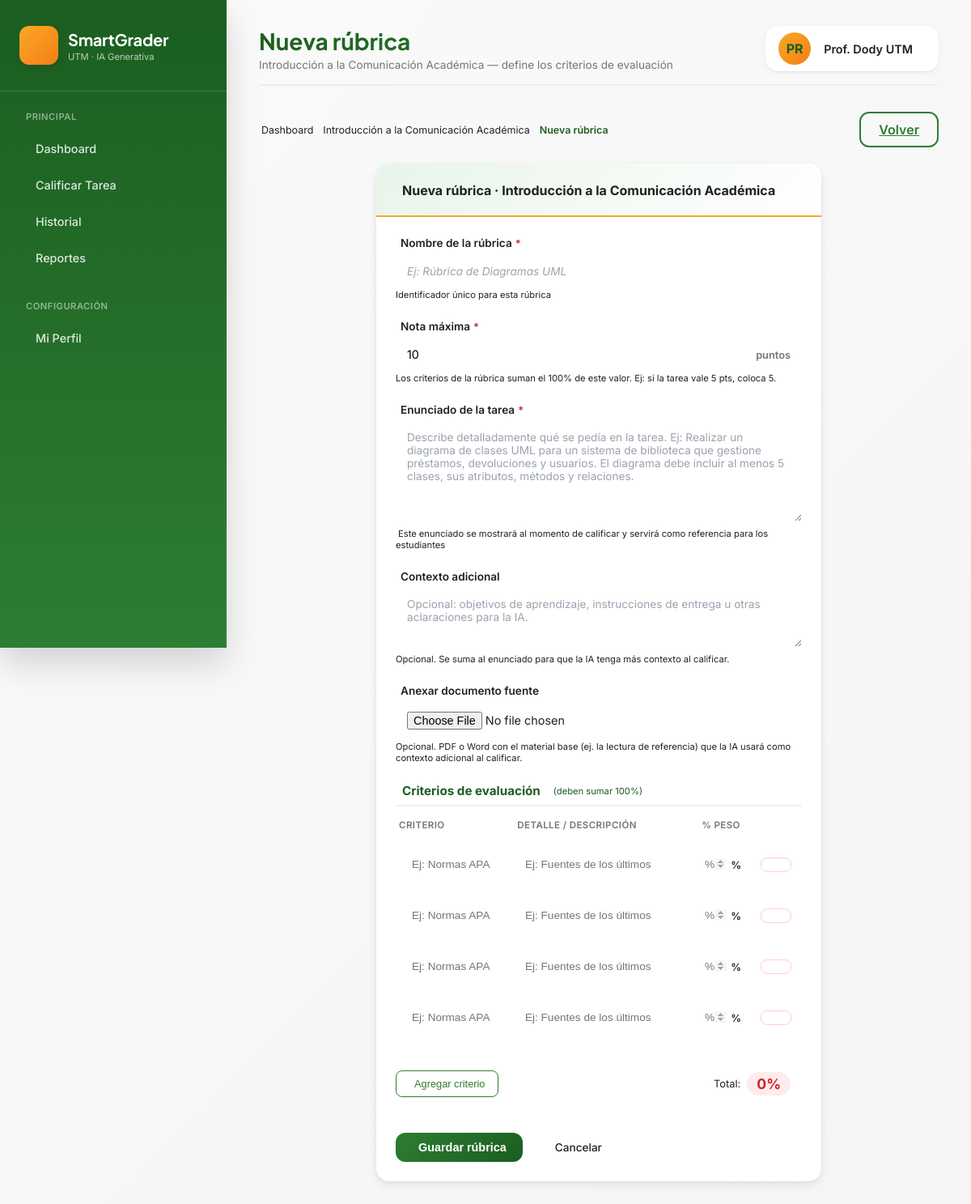
The page /materias/3/rubricas/nueva (signed in) on the database its author committed.
### app/models.py (models this page shows, shortened)
class Materia(db.Model):
    __tablename__ = 'materia'
    id          = db.Column(db.Integer, primary_key=True)
    profesor_id = db.Column(db.Integer, db.ForeignKey('usuario.id'), nullable=False)
    nombre      = db.Column(db.String(120), nullable=False)
    codigo      = db.Column(db.String(20))
    periodo     = db.Column(db.String(20))
    rubricas    = db.relationship('Rubrica', backref='materia', lazy=True)
    tareas      = db.relationship('Tarea', backref='materia', lazy=True)

class Usuario(UserMixin, db.Model):
    __tablename__ = 'usuario'
    id            = db.Column(db.Integer, primary_key=True)
    nombre        = db.Column(db.String(120), nullable=False)
    correo        = db.Column(db.String(120), unique=True, nullable=False)
    password_hash = db.Column(db.String(256), nullable=False)
    rol           = db.Column(db.String(20), default='profesor')
    creado_en     = db.Column(db.DateTime, default=datetime.utcnow)
    materias      = db.relationship('Materia', backref='profesor', lazy=True)

### app/routes/materias.py (the view, shortened to what this page needs)
@materias_bp.route('/materias/<int:materia_id>/rubricas/nueva', methods=['GET', 'POST'])
@login_required
def nueva_rubrica(materia_id):
    materia = Materia.query.get_or_404(materia_id)
    return render_template('materias/nueva_rubrica.html', materia=materia)

### app/models.py (called while the page is built)
@login_manager.user_loader
def load_user(user_id):
    return Usuario.query.get(int(user_id))

### app/templates/materias/nueva_rubrica.html (shortened to what this page needs)
{% extends "base.html" %}
{% block page_title %}Nueva rúbrica{% endblock %}
{% block page_subtitle %}{{ materia.nombre }} — define los criterios de evaluación{% endblock %}
{% block content %}
<div style="display:flex; align-items:center; justify-content:space-between; margin-bottom:1.25rem; flex-wrap:wrap; gap:0.75rem;">
  <div style="display:flex; align-items:center; gap:6px; font-size:0.78rem; flex-wrap:wrap;">
    <a href="{{ url_for('dashboard.index') }}" style="color:var(--gray-500); text-decoration:none; display:flex; align-items:center; gap:3px;">
       Dashboard
    </a>
    <a href="{{ url_for('materias.rubricas', materia_id=materia.id) }}" style="color:var(--gray-500); text-decoration:none;">{{ materia.nombre }}</a>
    <span style="color:var(--primary-dark); font-weight:600;">Nueva rúbrica</span>
  </div>
  <a href="{{ url_for('materias.rubricas', materia_id=materia.id) }}" class="btn-outline-custom">
     Volver
  </a>
</div>
<div class="form-container">
  <div class="card-premium form-card">
    <div class="card-header-premium">
      <strong>Nueva rúbrica · {{ materia.nombre }}</strong>
    </div>
    <div class="card-body-premium">
      <form method="POST" enctype="multipart/form-data">
        <div class="form-group-modern">
          <label>
            Nombre de la rúbrica <span class="required">*</span>
          </label>
          <input type="text" name="nombre" placeholder="Ej: Rúbrica de Diagramas UML" required>
          <small class="form-hint">Identificador único para esta rúbrica</small>
        </div>
        <div class="form-group-modern">
          <label>
            Nota máxima <span class="required">*</span>
          </label>
          <div style="position: relative;">
            <input type="number" name="nota_maxima" value="10" min="0.5" max="100" step="0.5" required
                   style="padding-right: 60px;">
            <span style="position:absolute; right:14px; top:50%; transform:translateY(-50%);
                         font-size:0.8rem; font-weight:600; color:var(--gray-600); pointer-events:none;">
            </span>
          </div>
          <small class="form-hint">Los criterios de la rúbrica suman el 100% de este valor. Ej: si la tarea vale 5 pts, coloca 5.</small>
        </div>
        <div class="form-group-modern">
          <label>
            Enunciado de la tarea <span class="required">*</span>
          </label>
          <textarea name="enunciado" rows="6"
                    placeholder="Describe detalladamente qué se pedía en la tarea. Ej: Realizar un diagrama de clases UML para un sistema de biblioteca que gestione préstamos, devoluciones y usuarios. El diagrama debe incluir al menos 5 clases, sus atributos, métodos y relaciones."
                    required></textarea>
          <small class="form-hint">
            Este enunciado se mostrará al momento de calificar y servirá como referencia para los estudiantes
          </small>
        </div>
        <div class="form-group-modern">
          <label>
            Contexto adicional
          </label>
          <textarea name="contexto_adicional" rows="3"
                    placeholder="Opcional: objetivos de aprendizaje, instrucciones de entrega u otras aclaraciones para la IA."></textarea>
          <small class="form-hint">Opcional. Se suma al enunciado para que la IA tenga más contexto al calificar.</small>
        </div>
        <div class="form-group-modern">
          <label>
            Anexar documento fuente
          </label>
          <input type="file" name="documento_fuente" accept=".pdf,.doc,.docx">
          <small class="form-hint">Opcional. PDF o Word con el material base (ej. la lectura de referencia) que la IA usará como contexto adicional al calificar.</small>
        </div>
        <div class="criterios-header">
          <div class="criterios-title">
            Criterios de evaluación
            <span class="criterios-total-hint">(deben sumar 100%)</span>
          </div>
        </div>
        <div style="display:grid; grid-template-columns:1fr 1.4fr 100px 38px; gap:8px; padding:0 4px; margin-bottom:6px;">
          <span style="font-size:0.72rem; font-weight:600; color:var(--gray-600); text-transform:uppercase; letter-spacing:.4px;">Criterio</span>
          <span style="font-size:0.72rem; font-weight:600; color:var(--gray-600); text-transform:uppercase; letter-spacing:.4px;">Detalle / Descripción</span>
          <span style="font-size:0.72rem; font-weight:600; color:var(--gray-600); text-transform:uppercase; letter-spacing:.4px; text-align:center;">% Peso</span>
          <span></span>
        </div>
        <div id="criterios" class="criterios-list">
          {% for i in range(4) %}
          <div class="criterio-row" style="grid-template-columns:1fr 1.4fr 100px 38px;">
            <div class="criterio-input">
              <input type="text" name="criterio[]" placeholder="Ej: Normas APA" required>
            </div>
            <div class="criterio-input">
              <input type="text" name="detalle[]" placeholder="Ej: Fuentes de los últimos 5 años">
            </div>
            <div class="criterio-peso">
              <div class="peso-wrapper">
                <input type="number" name="peso[]" min="1" max="100" placeholder="%" required oninput="actualizarTotal()">
                <span class="peso-symbol">%</span>
              </div>
            </div>
            <button type="button" class="btn-remove" onclick="eliminarFila(this)">
            </button>
          </div>
          {% endfor %}
        </div>
        <div class="criterios-actions">
          <button type="button" class="btn-add" onclick="agregarFila()">
             Agregar criterio
          </button>
          <div class="total-box">
            <span class="total-label">
               Total:
            </span>
            <strong id="total" class="total-value">0%</strong>
          </div>
        </div>
        <div class="form-actions">
          <button type="submit" class="btn-primary-custom">
             Guardar rúbrica
          </button>
          <a href="{{ url_for('materias.rubricas', materia_id=materia.id) }}" class="btn-cancelar">
             Cancelar
          </a>
        </div>
      </form>
    </div>
  </div>
</div>
{% endblock %}

### app/templates/base.html (shortened to what this page needs)
<!DOCTYPE html>
<html lang="es">
<head>
  <link rel="stylesheet" href="https://cdn.jsdelivr.net/npm/@tabler/icons-webfont@latest/dist/tabler-icons.min.css">
</head>
<body>
  <div class="app-container">
    <aside class="sidebar">
      <div class="sidebar-header">
        <div class="logo-area">
          <div class="logo-icon">
          </div>
          <div class="logo-text">
            <h2>SmartGrader</h2>
            <p>UTM · IA Generativa</p>
          </div>
        </div>
      </div>
      <div class="nav-menu">
        {% if current_user.rol != 'admin' %}
        <div class="nav-section">
          <div class="nav-section-title">Principal</div>
          <a href="{{ url_for('dashboard.index') }}" class="nav-item {% if request.endpoint == 'dashboard.index' %}active{% endif %}">
            <span>Dashboard</span>
          </a>
          <a href="{{ url_for('calificacion.calificar') }}" class="nav-item {% if request.endpoint == 'calificacion.calificar' %}active{% endif %}">
            <span>Calificar Tarea</span>
          </a>
          <a href="{{ url_for('calificacion.historial') }}" class="nav-item {% if request.endpoint == 'calificacion.historial' %}active{% endif %}">
            <span>Historial</span>
          </a>
          <a href="{{ url_for('reportes.index') }}" class="nav-item {% if request.endpoint == 'reportes.index' %}active{% endif %}">
            <span>Reportes</span>
          </a>
        </div>
        {% endif %}
        <div class="nav-section">
          <div class="nav-section-title">Configuración</div>
          <a href="{{ url_for('perfil.index') }}" class="nav-item {% if request.endpoint == 'perfil.index' %}active{% endif %}">
            <span>Mi Perfil</span>
          </a>
        </div>
      </div>
    </aside>
    <main class="main-content">
      <div class="top-bar">
        <div class="page-title">
          <h1>{% block page_title %}Bienvenido{% endblock %}</h1>
          <p>{% block page_subtitle %}Sistema de calificación inteligente{% endblock %}</p>
        </div>
        <div class="user-info">
          <div class="user-avatar">
            {{ current_user.nombre[:2].upper() }}
          </div>
          <span class="user-name">{{ current_user.nombre }}</span>
        </div>
      </div>
      {% block content %}{% endblock %}
    </main>
  </div>
</body>
</html>

### rows shown on the page
Materia: nombre "Introducción a la Comunicación Académica"
Usuario: nombre "PR", nombre "Prof. Dody UTM"
